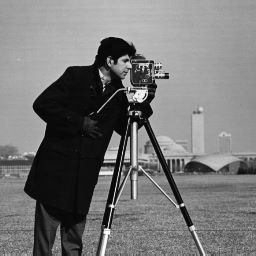
#> input picture test/testimages/cameraman.jpg, 256 x 256 px, found by its file name; its folder holds 2 pictures in this run
$ python tuning.py
#> lines starting #> are read from the running program, lines starting #| are printed output that depends on the picture
### test/preprocess_image.py

import numpy as np
from numpy.typing import NDArray
from typing import Tuple
from PIL import Image


def image_to_numpy(image_mat: Image) -> NDArray:
    """
    Converts raw image to numpy array

    Args:
        image_mat (PIL.Image): raw image as 2D matrix (typically PIL format)

    Returns:
        np array of image pixels
    """
    return np.array(image_mat)


def normalize_image(image_mat: NDArray) -> NDArray:
    """
    Scales image pixels between 0 and 1 with min-max scaling:

    Let I := input image (ndarray),
    m := min pixel value in I,
    M:= Max pixel value in I,

    Returns (I - m)/(M - m), where the operations are pointwise

    Args:
        image (ndarray): 2D numpy array of image

    Returns:
        Min-Max scaled image (pixels in range (0,1)) (ndarray).
    """
    min_ = image_mat.min()
    return (image_mat - min_)/(image_mat.max() - min_)


def rgb2gray(path_to_image: str, shape: Tuple[int, int] = (256,256)) -> Image:
    """
    Converts RGB image to grayscale and saves it

    Args:
        path_to_image (str): file path to original image
        shape: resize the image to this shape

    Returns:
        None
    """
#> called with path_to_image = 'test/../testimages/cameraman.jpg', shape = (256, 256)
    img = Image.open(fp=path_to_image).convert('L')
    img = img.resize(shape)
    return img

### test/kernel.py
import cv2
import numpy as np


def gaussian_kernel(hsize=[15,15], sigma=1.0):
    """
    Creates a 2D Gaussian kernel similar to MATLAB's fspecial('gaussian', hsize, sigma).

    Args:
        hsize (list[int]): Kernel of size (hsize[0] x hsize[1])
                                     will be created.
        sigma (float): Standard deviation of the Gaussian distribution.

    Returns:
        np.ndarray: A 2D Gaussian kernel normalized so that its sum is 1.
    """
    # create matrix of zeros with middle pixel set to 1.0
    base = np.zeros(shape=(hsize[0], hsize[1]))
    centerX = hsize[0] // 2
    centerY = hsize[1] // 2
    base[centerX, centerY] = 1.0
    # applying gaussian blur to such matrix is returned (equivalent to the kernel)
    return cv2.GaussianBlur(base, ksize=(hsize[0], hsize[1]), sigmaX=sigma, sigmaY=sigma)


# [38 lines left out: functions disk_kernel, motion_kernel, not called in this run]

# [4 lines that do not run on import are left out]

### test/tuning.py
import optuna
from preprocess_image import *
from test_util import blur_image
from optsolver import DouglasRachfordPrimal, DouglasRachfordPrimalDual, ADMM, ChambollePock
import os
import numpy as np
from kernel import motion_kernel, gaussian_kernel, disk_kernel

kernels = [motion_kernel, gaussian_kernel, disk_kernel]
cur_dir = os.path.dirname(__file__)
my_path = '../testimages'
path_to_images = os.path.join(cur_dir, my_path)
image_paths = [os.path.join(path_to_images, fname) for fname in os.listdir(path_to_images)]
images = [normalize_image(image_to_numpy(rgb2gray(path_to_image=img_path))) for img_path in image_paths]
#> in normalize_image, `min_ = image_mat.min()`: min_ = 0
#> call 2 of rgb2gray, with path_to_image = 'test/../testimages/manWithHat.tiff', shape = (256, 256)
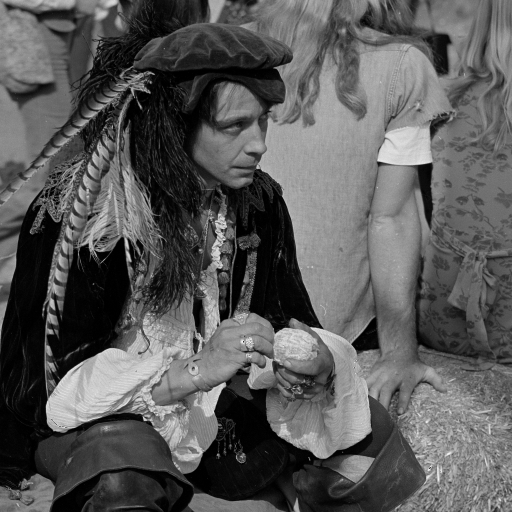
#> input picture test/testimages/manWithHat.tiff, 1024 x 1024 px, found by its file name (shown at 1/2 size)
#> in rgb2gray, img is the input picture: PIL image 1024x1024 L; min 0, max 255, mean 89
#> in rgb2gray (call 2), `img = img.resize(shape)`:
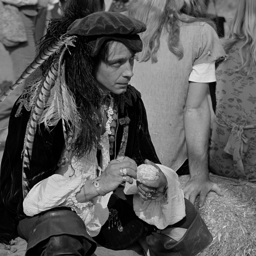
#> img: PIL image 256x256 L; min 0, max 233, mean 89
#> images = 2 items
one_norms = [np.linalg.norm(x, ord=1) for x in images]
#> one_norms = [152.4, 139.9]

def objective(trial):
    params = {
        # select one objective at a time, otherwise bias towards l2
        "deblurring_objective": trial.suggest_categorical('deblurring_objective', ['l1']),
        "maxiter": trial.suggest_int('maxiter', 100, 200),
        "relax": trial.suggest_float('relax', 1e-5, 2.0),
        "step_size": trial.suggest_float('step_size', 1e-5, 1e-1),
        "gamma": trial.suggest_float('gamma', 5e-2, 1.0)
    }
    # if algo_name == 'ChambollePock':
    #     params.update({"step_size2": trial.suggest_float('step_size2', 1e-2, 2.0)})
    #     params.pop("relax")

    total_loss = 0
    img = images[0]
    imgnorm = one_norms[0]
    # for img, imgnorm in zip(images, one_norms):
    """
    we can test the algorithm on many images,
    kernels, noise types noise densities, etc,
    to determine which setting generalize best
    but end up sacrificing a bit for any
    particular one of these settings and images
    """
    for kernel in kernels:
        k = kernel() # initial kernel with default params
        solver = DouglasRachfordPrimal(k=k, shape=(256, 256), **params)

        b, x = blur_image(image=img,
                          kernel=k,
                          noise_args={'mode': 's&p', 'amount': 0.1}
                          )


        out, loss = solver.solve(b, if_track=True)

        # total_loss += loss[-1]
        total_loss += np.linalg.norm((out - x)/imgnorm, ord=1)

    return total_loss


if __name__ == "__main__":
#> (the run stopped early here; a loop or call above may not have finished)
